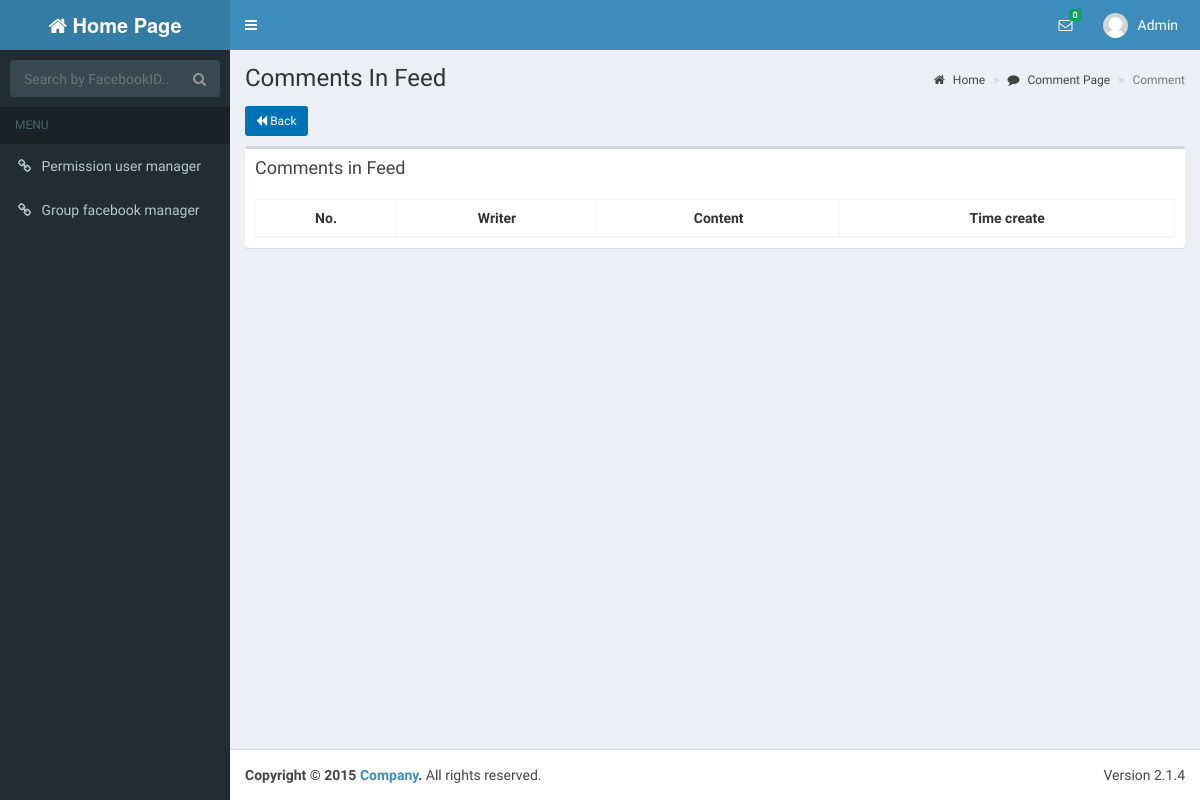
The app's page /commentList.php?feedId=2 (signed in), older data.
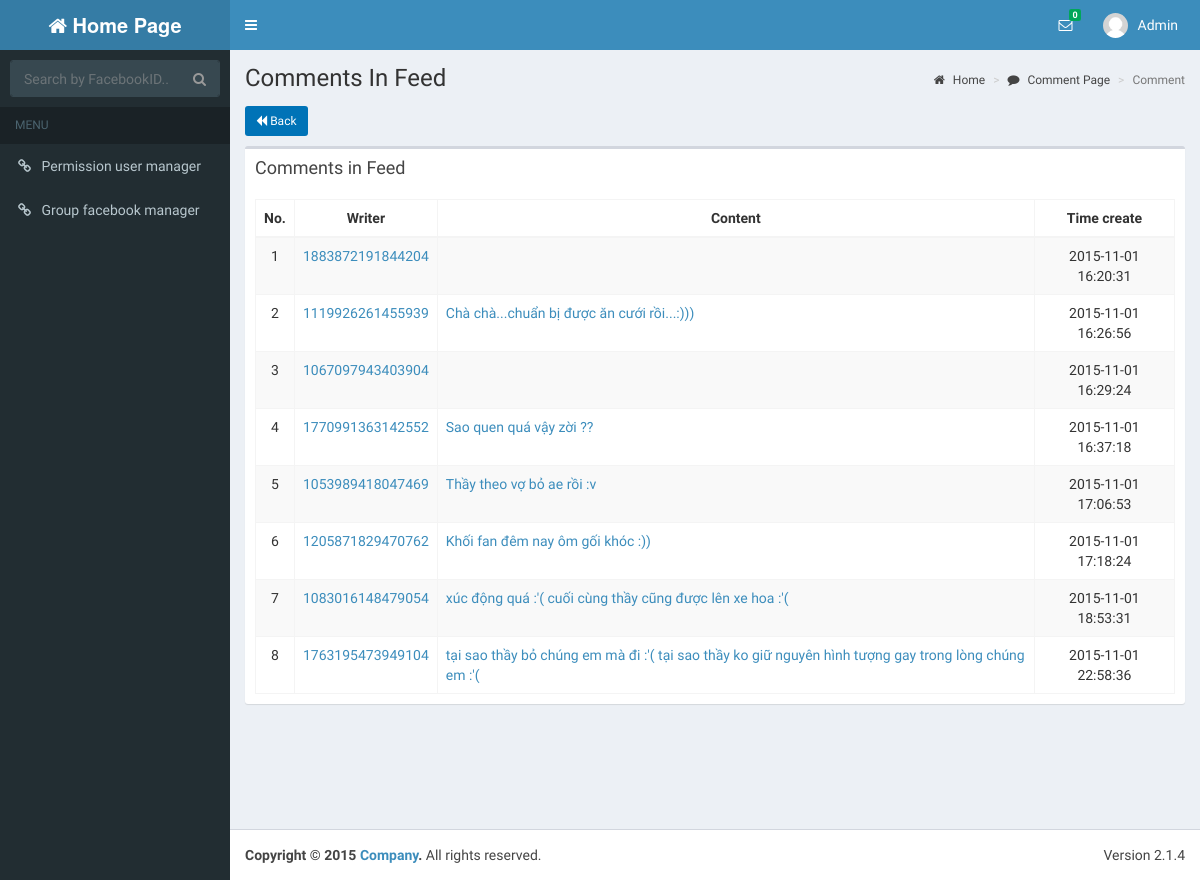
The same page, newer data.
### tables this page shows
CREATE TABLE IF NOT EXISTS `users` (
  `UserId` int(20) NOT NULL AUTO_INCREMENT,
  `UserName` varchar(30) NOT NULL,
  `Password` varchar(16) NOT NULL,
  `FullName` varchar(50) DEFAULT NULL,
  `Address1` varchar(100) DEFAULT NULL,
  `Birthday` datetime DEFAULT NULL,
  `PhoneNumber1` varchar(15) DEFAULT NULL,
  `Email` varchar(50) DEFAULT NULL,
  `Gender` varchar(10) DEFAULT NULL,
  `CreateTime` timestamp NOT NULL DEFAULT '0000-00-00 00:00:00',
  `UpdateTime` timestamp NOT NULL DEFAULT '0000-00-00 00:00:00' ON UPDATE CURRENT_TIMESTAMP,
  `Avatar` varchar(100) DEFAULT NULL,
  `PhoneNumber2` varchar(100) DEFAULT NULL,
  `Address2` varchar(100) DEFAULT NULL,
  `Class` varchar(50) DEFAULT NULL,
  `School` varchar(100) DEFAULT NULL,
  `FacebookId` varchar(50) DEFAULT NULL,
  PRIMARY KEY (`UserId`),
  KEY `avatar` (`Avatar`)
);

CREATE TABLE IF NOT EXISTS `comments` (
  `CommentId` int(20) NOT NULL AUTO_INCREMENT,
  `FacebookIdComment` varchar(30) NOT NULL,
  `FacebookUserIdComment` varchar(30) NOT NULL,
  `Message` text,
  `CreateCommentTime` varchar(100) DEFAULT NULL,
  `StatusId` int(20) DEFAULT NULL,
  `FeedId` int(20) DEFAULT NULL,
  `CreateTime` timestamp NOT NULL DEFAULT '0000-00-00 00:00:00',
  `UpdateTime` timestamp NOT NULL DEFAULT '0000-00-00 00:00:00' ON UPDATE CURRENT_TIMESTAMP,
  PRIMARY KEY (`CommentId`),
  KEY `fk_comments_status_idx` (`StatusId`),
  KEY `fk_comments_feeds_idx` (`FeedId`)
);

### dao/db_connect.php (called while the page is built, shortened)
<?php
class DB_CONNECT {
    function connect() {
        $con = @mysql_connect(DB_SERVER, DB_USER, DB_PASSWORD) or die(mysql_error());
        return $con;
    }
}
?>

### dao/daoInbox.php (called while the page is built, shortened)
<?php
require_once 'db_connect.php';
function getInboxIdUseStatus($varName) {
    $result = mysql_query("SELECT 1 FROM inbox "
            . " WHERE  status = 1 and toUserId = " . $varName)
            or die(mysql_error());
    return 0;
}
?>

### dao/daoUsers.php (called while the page is built, shortened)
<?php
require_once 'db_connect.php';
require_once '/../models/users.php';
$userId = "UserId";
$userName = "UserName";
$password = "Password";
$fullName = "FullName";
$avatar = "Avatar";
$address1 = "Address1";
$address2 = "Address2";
$phoneNumber1 = "PhoneNumber1";
$phoneNumber2 = "PhoneNumber2";
$email = "Email";
$gender = "Gender";
$school = "School";
$class = "Class";
$createTime = "CreateTime";
$updateTime = "UpdateTime";
function getUserById($varUserName) {
    global $userId, $userName, $password, $fullName, $address1, $address2, $birthday, $phoneNumber1, $phoneNumber2, $email, $gender, $createTime, $updateTime, $school, $class, $avatar;
    $result = mysql_query("SELECT * ,DATE_FORMAT(Birthday, \"%d-%l-%Y\") AS DOB FROM users WHERE UserId = '" . $varUserName . "'") or die(mysql_error());
    if (mysql_num_rows($result) > 0) {
        while ($row = mysql_fetch_array($result)) {
            $users = new Users();
            $users->setUserId($row[$userId]);
            $users->setUserName($row[$userName]);
            $users->setPassword($row[$password]);
            $users->setFullName($row[$fullName]);
            $users->setAddress2($row[$address2]);
            $users->setAddress1($row[$address1]);
            $users->setBirthday($row['DOB']);
            $users->setAvatar($row[$avatar]);
            $users->setPhoneNumber2($row[$phoneNumber2]);
            $users->setPhoneNumber1($row[$phoneNumber1]);
            $users->setEmail($row[$email]);
            $users->setGender($row[$gender]);
            $users->setSchool($row[$school]);
            $users->setClass($row[$class]);
            $users->setCreateTime($row[$createTime]);
            $users->setUpdateTime($row[$updateTime]);
            return $users;
        }
    }
    return null;
}
function checkRoleAdminUsingUserId($varName) {
    $result = mysql_query("SELECT * from user_role where roleId = 1 AND UserId = " . $varName) or die(mysql_error());
    if (mysql_num_rows($result) > 0) {
        return true;
    }
    return false;
}
function checkRoleQLNhom($varName) {
    $result = mysql_query("SELECT * from user_role where roleId = 3 AND UserId = " . $varName) or die(mysql_error());
    if (mysql_num_rows($result) > 0) {
        return true;
    }
    return false;
}
?>

### dao/daoComments.php (called while the page is built, shortened)
<?php
require_once  'db_connect.php';
require_once  '/../models/comments.php';
$commentId = "CommentId";
$facebookIdComment = "FacebookIdComment";
$facebookUserIdComment = "FacebookUserIdComment";
$message = "Message";
$createCommentTime = "CreateCommentTime";
$createTime = "CreateTime";
$updateTime = "UpdateTime";
function getCommentIdUseFeedId($varName, $start, $count) {
     global $commentId, $facebookIdComment, $facebookUserIdComment, $message, $createCommentTime, $statusId, $feedId, $createTime, $updateTime;
    $listComments =  array();
    $result = mysql_query("SELECT `CommentId`,`FacebookUserIdComment`, `FacebookIdComment`, `Message`, `CreateCommentTime`, b.Name
                            FROM comments AS a INNER JOIN status as b on a.statusId = b.StatusId AND feedId = ".$varName
                            ." ORDER BY a.CreateCommentTime LIMIT ".$start.",".$count. "") or die(mysql_error());
    if (mysql_num_rows($result) > 0) {
        while ($row = mysql_fetch_array($result)) {
            $comments = new Comments();
            $comments->setCommentId($row[$commentId]);
            $comments->setFacebookUserIdComment($row[$facebookUserIdComment]);
            $comments->setFacebookIdComment($row[$facebookIdComment]);
            $comments->setMessage($row[$message]);
            $comments->setCreateCommentTime($row[$createCommentTime]);
            $comments->setStatusId($row['Name']);
            array_push($listComments, $comments);
        }
    }
    return $listComments;
}
?>

### models/users.php (called while the page is built, shortened)
<?php
class Users {
    private $fullName;
    function getFullName() {
        return $this->fullName;
    }
    function setFullName($fullName) {
        $this->fullName = $fullName;
    }
}

### models/comments.php (called while the page is built, shortened)
<?php
class Comments {
    private $facebookIdComment;
    private $facebookUserIdComment;
    private $message;
    private $createCommentTime;
    function getFacebookIdComment() {
        return $this->facebookIdComment;
    }
    function getFacebookUserIdComment() {
        return $this->facebookUserIdComment;
    }
    function getMessage() {
        return $this->message;
    }
    function getCreateCommentTime() {
        return $this->createCommentTime;
    }
    function setFacebookIdComment($facebookIdComment) {
        $this->facebookIdComment = $facebookIdComment;
    }
    function setFacebookUserIdComment($facebookUserIdComment) {
        $this->facebookUserIdComment = $facebookUserIdComment;
    }
    function setMessage($message) {
        $this->message = $message;
    }
    function setCreateCommentTime($createCommentTime) {
        $this->createCommentTime = $createCommentTime;
    }
}

### commentList.php (the view, shortened to what this page needs)
<!DOCTYPE html>
<?php
require_once '/dao/daoUsers.php';
require_once '/models/users.php';
require_once '/dao/daoInbox.php';
require_once '/dao/daoComments.php';
require_once '/models/comments.php';
$userNameLogin = getUserById($_SESSION['user_id']);
if ($_GET['feedId'] != null) {
    $current = $_GET['pageNumComment'] == null ? 1 : $_GET['pageNumComment'];
} else {
    return;
}
$start = ($current - 1) * 10;
$listComments = (array) getCommentIdUseFeedId($_GET['feedId'], $start, 10);
$numInbox = getInboxIdUseStatus($_SESSION['user_id']);
?>
<html>
    <head>
        <?php include 'includeCss.php'; ?>
    </head>
    <body class="hold-transition skin-blue sidebar-mini">
        <div class="wrapper">
            <?php include 'includeTab.php';?>
            <div class="content-wrapper">
                <section class="content-header">
                    <h1>
                        Comments In Feed
                    </h1>
                    <ol class="breadcrumb">
                        <li><a href="homePage.php"><i class="fa fa-home"></i> Home </a></li>
                        <li><a href="#"><i class="fa fa-comment"></i> Comment Page </a></li>
                        <li class="active">Comment</li>
                    </ol>
                </section>
                <section class="content">
                    <div class="row">
                        <div class= "col-md-12" style="padding-bottom: 10px;">
                            <?php
                            $backLink = "feedView.php?facebookGroupId=" . $_SESSION['group_id'] . "&groupId=" . $_SESSION['id_group_csdl'] . "&pageNum=" . $_SESSION['pageNum'];
                            ?>
                            <a class="left text-center btn btn-sm btn-file bg-blue" href = "<?php echo $backLink; ?>"><i class="fa fa-backward"></i> Back</a>
                        </div>
                    </div>
                    <div class="row">
                        <div class="col-md-12">
                            <div class="box table-responsive">
                                <div class="box-header">
                                    <h3 class="box-title">Comments in Feed</h3>
                                </div>
                                <div class="box-body ">
                                    <table id="example1" class="table table-bordered table-striped" cellspacing="0" width="100%">
                                        <thead>
                                            <tr>
                                                <th class="text-center">No.</th>
                                                <th class="text-center">Writer</th>
                                                <th class="text-center">Content</th>
                                                <th class="text-center">Time create</th>
                                            </tr>
                                        </thead>
                                        <tbody>
                                            <?php
                                            $i = $start+1;
                                            foreach ($listComments as $row) {
                                                echo '<tr>';
                                                echo "<td class=\"text-center\" >{$i}</td>";
                                                echo "<td class=\"text-center\" ><a href=https://www.facebook.com/{$row->getFacebookUserIdComment()}>{$row->getFacebookUserIdComment()}</a></td>";
                                                echo "<td class=\"text-left\"><a href=https://www.facebook.com/{$row->getFacebookIdComment()}>{$row->getMessage()}</a></td>";
                                                echo "<td class=\"text-center\">{$row->getCreateCommentTime()}</td>";
                                                echo '</tr>';
                                                $i++;
                                            }
                                            ?>
                                        </tbody>
                                    </table>
                                </div>
                            </div>
                        </div>
                    </div>
                    <div class="row">
                        <div class="padding-6 col-md-12 text-center">
                            <ul class="pagination">
                                <div class="row">
                                    <div class="padding-2 col-md-12 text-center">
                                    </div>
                                </div>
                            </ul></div>
                </section>
            </div>
            <?php include 'includeFooter.php'; ?>
        </div>
    </body>
</html>

### includeCss.php (shortened to what this page needs)
<link rel="stylesheet" href="css/w3.css">
<link rel="stylesheet" href="bootstrap/css/sweetalert.css">
<link rel="stylesheet" href="bootstrap/css/bootstrap.min.css">
<link rel="stylesheet" href="bootstrap/css/bootstrap-datetimepicker.min.css">
<link rel="stylesheet" href="https://maxcdn.bootstrapcdn.com/font-awesome/4.4.0/css/font-awesome.min.css">
<link rel="stylesheet" href="https://code.ionicframework.com/ionicons/2.0.1/css/ionicons.min.css">
<link rel="stylesheet" href="dist/css/AdminLTE.min.css">
<link rel="stylesheet" href="dist/css/skins/skin-blue.min.css">
<link rel="stylesheet"
      href="//code.jquery.com/ui/1.11.4/themes/smoothness/jquery-ui.css">
<link rel="stylesheet"
      href="https://cdn.datatables.net/1.10.10/css/dataTables.bootstrap.min.css">
<link rel="stylesheet" href="dist/css/skins/_all-skins.min.css">

### includeTab.php (shortened to what this page needs)
<header class="main-header">
    <a href="homePage.php" class="logo">
        <span class="logo-lg "><i class="fa fa-home"></i><b> Home Page</b></span>
    </a>
    <nav class="navbar navbar-static-top" role="navigation">
        <a href="#" class="sidebar-toggle" data-toggle="offcanvas" role="button">
        </a>
        <div class="navbar-custom-menu">
            <ul class="nav navbar-nav">
                <li class="dropdown messages-menu">
                    <a href="#" class="dropdown-toggle" data-toggle="dropdown">
                        <i class="fa fa-envelope-o"></i>
                        <span class="label label-success"><?php echo '' . ($numInbox == null ? 0 : $numInbox); ?></span>
                    </a>
                </li>
                <li class="dropdown user user-menu">
                    <a href="#" class="dropdown-toggle" data-toggle="dropdown">
                        <img src="dist/img/user2-160x160.jpg" class="user-image" alt="User Image">
                        <span class="hidden-xs"> <?php echo $userNameLogin->getFullName(); ?>&nbsp;&nbsp; </span>
                    </a>
                </li>
            </ul>
        </div>
    </nav>
</header>
<aside class="main-sidebar ">
    <section class="sidebar" >
        <?php $adminRole = checkRoleAdminUsingUserId($_SESSION['user_id']);
        if ($adminRole) {
            ?>
            <form action="javascript:check()" class="sidebar-form">
                <div class="input-group">
                    <input type="text" name="q" id="key" class="form-control" placeholder="Search by FacebookID..." value="">
                    <span class="input-group-btn">
                        <button type="submit" name="search" id="search-btn" class="btn btn-flat"><i class="fa fa-search"></i></button>
                    </span>
                </div>
            </form>
        <?php } ?>
        <ul class="sidebar-menu">
            <li class="header">MENU</li>
            <?php if ($adminRole) { ?>
                <li><a href="rolesView.php?pageNumRole=1"><i class="fa fa-link"></i> <span>Permission user manager</span></a></li>
            <?php } if (checkRoleQLNhom($_SESSION['user_id']) || checkRoleAdminUsingUserId($_SESSION['user_id'])) { ?>
                <li><a href="subGroup.php"><i class="fa fa-link"></i> <span>Group facebook manager</span></a></li>
            <?php } ?>
        </ul>
    </section>
</aside>

### includeFooter.php
<footer class="main-footer">
    <div class="pull-right hidden-xs">
        Version 2.1.4
    </div>
    <strong>Copyright &copy; 2015 <a href="#">Company</a>.</strong> All rights reserved.
</footer>

### css/w3.css (style rules this page uses)
*,*:before,*:after { box-sizing:inherit }
html { -ms-text-size-adjust:100%;-webkit-text-size-adjust:100% }
body { margin:0 }
article,aside,details,figcaption,figure,footer,header,main,menu,nav,section,summary { display:block }
a { background-color:transparent;-webkit-text-decoration-skip:objects }
img { border-style:none }
button,input,select,textarea { font:inherit;margin:0 }
button,input { overflow:visible }
button,select { text-transform:none }
button,html [type=button],[type=reset],[type=submit] { -webkit-appearance:button }
html,body { font-family:Verdana,sans-serif;font-size:15px;line-height:1.5 }
html { overflow-x:hidden }
h1,h2,h3,h4,h5,h6,.w3-slim,.w3-wide { font-family:"Segoe UI",Arial,sans-serif }
h1 { font-size:36px }
h3 { font-size:24px }
h1,h2,h3,h4,h5,h6 { font-weight:400;margin:10px 0 }
img { margin-bottom:-5px }
a { color:inherit }

Row changes from the older to the newer data that the page shows:
added comments: FacebookUserIdComment "1883872191844204", CreateCommentTime "2015-11-01 16:20:31"
added comments: FacebookUserIdComment "1119926261455939", Message "Chà chà...chuẩn bị được ăn cưới rồi...:)))", CreateCommentTime "2015-11-01 16:26:56"
added comments: FacebookUserIdComment "1067097943403904", CreateCommentTime "2015-11-01 16:29:24"
added comments: FacebookUserIdComment "1770991363142552", Message "Sao quen quá vậy zời ??", CreateCommentTime "2015-11-01 16:37:18"
added comments: FacebookUserIdComment "1053989418047469", Message "Thầy theo vợ bỏ ae rồi :v", CreateCommentTime "2015-11-01 17:06:53"
added comments: FacebookUserIdComment "1205871829470762", Message "Khối fan đêm nay ôm gối khóc :))", CreateCommentTime "2015-11-01 17:18:24"
added comments: FacebookUserIdComment "1083016148479054", Message "xúc động quá :'( cuối cùng thầy cũng được lên xe hoa :'(", CreateCommentTime "2015-11-01 18:53:31"
added comments: FacebookUserIdComment "1763195473949104", Message "tại sao thầy bỏ chúng em mà đi :'( tại sao thầy ko giữ nguyên hình tượng gay trong lòng chúng em :'(", CreateCommentTime "2015-11-01 22:58:36"
